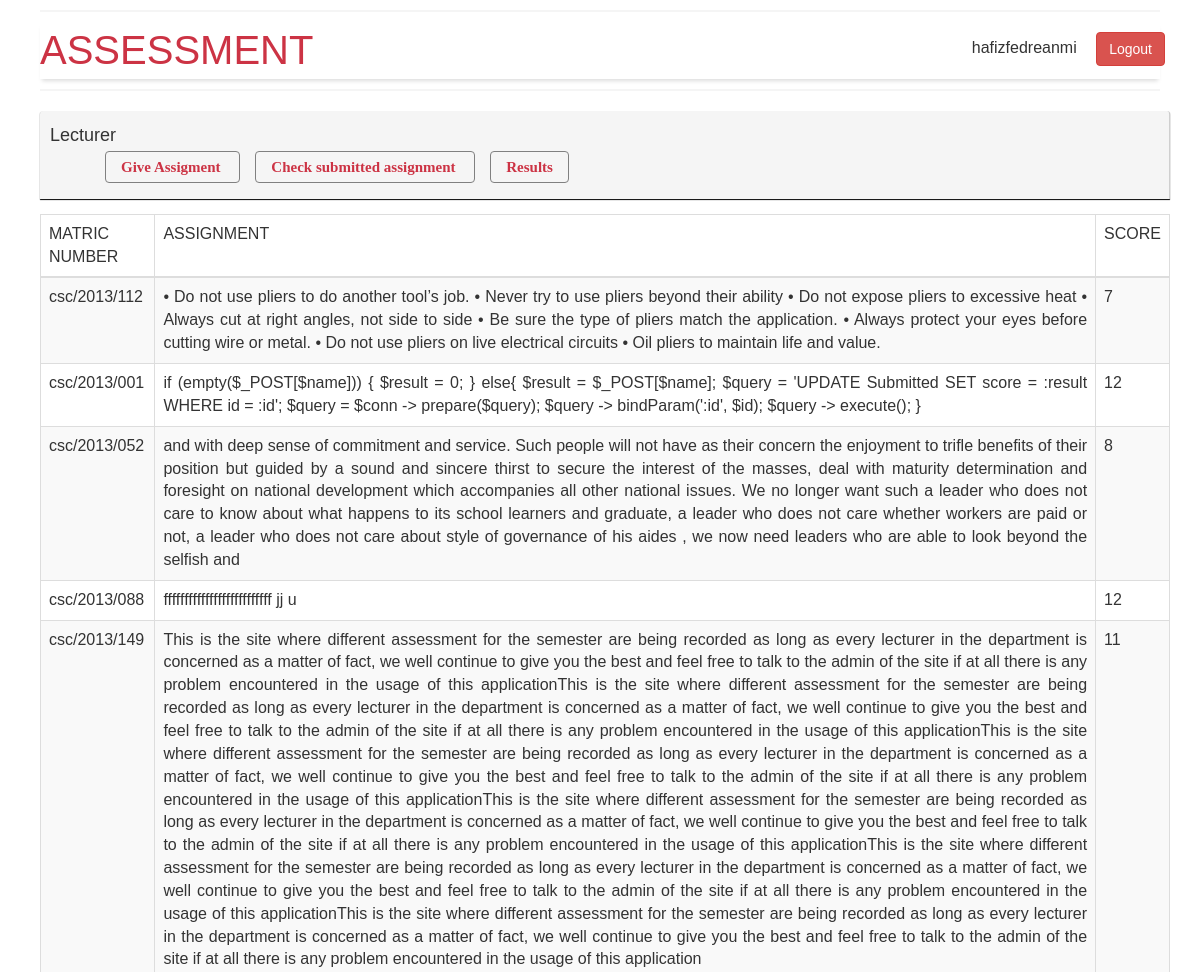
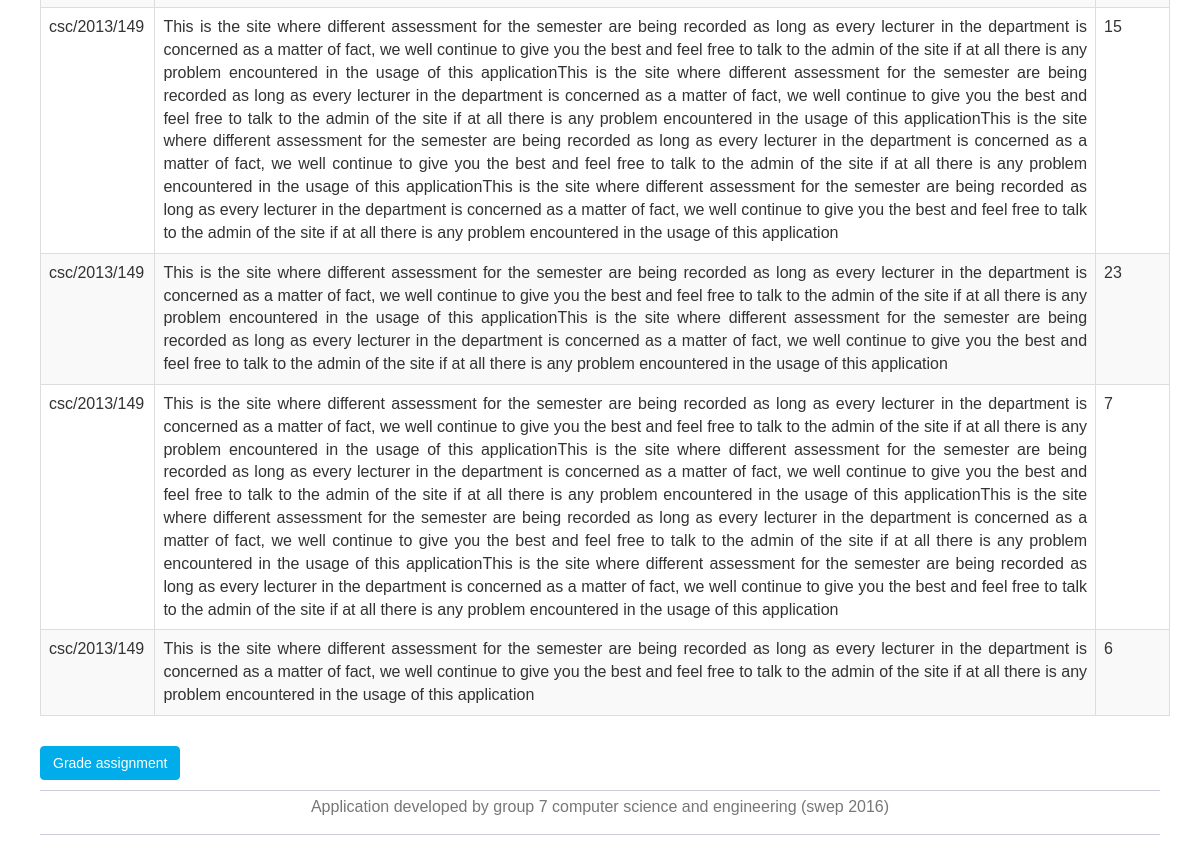
The app's page /results.php (signed in) with its own data (2 pictures, top to bottom).
### tables this page shows
CREATE TABLE IF NOT EXISTS `submitted` (
  `id` int(11) NOT NULL AUTO_INCREMENT,
  `lecturer` text NOT NULL,
  `matricno` text NOT NULL,
  `content` text NOT NULL,
  `coursecode` text NOT NULL,
  `score` int(11) NOT NULL,
  `time` text NOT NULL,
  PRIMARY KEY (`id`)
);

### results.php (the view, shortened to what this page needs)
<?php include('heading.php');?>
<div class='container'>
	<div class='row'>
		<div class='col-md-12 '>
			<div class='myshadow'>
			<h4> Lecturer </h4>
			<div class=''>
				<ul ='ulist'>
					<li class='lists'><a href="lecturer.php"> Give Assigment </a></li>
					<li class='lists'><a href="lec-check-ass.php"> Check submitted assignment </a></li>
					<li class='lists'><a href="results.php"> Results </a> </li>
				</ul>
			</div>
			</div>
		</div>
	</div>
</div>
<div class='container'>
	<div class='row'>
<div class='col-md-12 '>
			<div class=''>
				<?php
				$query = 'SELECT * FROM submitted where score != 0';
				$query = $conn -> prepare($query);
				$query -> execute();
				$hello = ($query->fetchAll());
				print "
					<form action='lec-check-ass.php' method='post'>
					<table class='table table-bordered table-striped'>
					<thead><tr>   <td>MATRIC NUMBER</td> <td>ASSIGNMENT</td> <td>SCORE</td> </tr></thead>
					<tbody>";
				foreach ($hello as $value) {
			print "<tr><td>".$value['matricno']."</td><td>".$value['content']."</td><td>".$value['score']."</td></td></tr>";
		}
		print "</tbody>
		</table>
		<button type='submit' class='btn btn-primary sml-margin' name='mark'>Grade assignment</button>
		</form>
		</div>";
				?>
			</div>
		</div>
	</div>
<?php include('footer.php');?>

### heading.php (shortened to what this page needs)
<?php
try {
    $pass='';
    $username='root';
    $conn = new PDO('mysql:host=localhost; dbname=asesment', $username, $pass);
    $conn->setAttribute(PDO::ATTR_ERRMODE, PDO::ERRMODE_EXCEPTION);
    }
catch(PDOException $e){
    echo "Connection failed: ";
    }
?>
<?php
$query = 'SELECT name FROM students WHERE matricno = :matricno';
      $query = $conn -> prepare($query);
      $query -> bindParam(':matricno', $_SESSION['matricno']);
      $query -> execute();
      $results = $query->fetch(PDO::FETCH_ASSOC);
?>
<!DOCTYPE html>
<head>
<link href="css/grp.css" rel="stylesheet">
<link href="css/work.css" rel="stylesheet">
</head>
<body>
	<hr>
    <header>
        <div class="mWrapper">
      <div class="container">
        <div class="row">
          <div class="col-sm-4 col-md-4">
            <div class="logo">
              ASSESSMENT
            </div>
          </div>
          <div class="col-sm-8 col-md-8" style='padding-right:30px;'>
            <nav class="mainMenu">
              <ul class="nav">
                <li><?php print $results['name']; ?></li>
                <li><a href="logout.php"><button class='btn btn-danger'>Logout</button></a></li>
              </ul>
            </nav>
          </div>
        </div>
      </div>
    </div>
	</header>
<hr>

### footer.php
<footer >
          <div class='footer'>
          	<p class=""> Application developed by group 7 computer science and engineering (swep 2016) </p>
           </div>
	</footer>

### css/work.css (style rules this page uses)
html, body { font-family: 'Raleway', "Trebuchet MS", Arial, Helvetica, sans-serif; margin-right: 20px; margin-left: 20px; background-image: url(); background-repeat: no-repeat; background-attachment: fixed; font-size: 16px; }
.col-md-12 { padding-left: 0; padding-right: 40px; }
.sml-margin { margin-top: 10px; }
.mWrapper { margin-bottom: ; box-shadow: 0 4px 4px -2px #ddd; width: 100%; background-color: white; z-index: 5000; }
.logo { padding: 0; min-height: 30px; font-size: 40px; color: #c34; }
.mainMenu ul { float: right; padding-left: 0; margin-bottom: 0; }
.mainMenu li { list-style-type: none; display: inline-block; }
.mainMenu li a , .mainMenu li a:hover { display: block; color: #c34; }
footer { border-top: 1px solid #ccd; border-bottom: 1px solid #ccd; color: red; padding-top: 5px; padding-bottom: 5px; text-align: center; margin-top: 10px; margin-bottom: 30px; }
a { color: #c34; }
p { color: #777; }
h1, h2, h3, h4, h5, h6 { font-family: 'Raleway', "Trebuchet MS", Arial, Helvetica, sans-serif; }
.myshadow { border-right: 1px solid #cfcfcf; box-shadow: 0px 1px 1px 0px black; margin-top: 10px; padding-left: 10px; padding-right: 10px; padding-bottom: 10px; background: whitesmoke; border-radius: 3px; border-bottom-right-radius: 0; border-bottom-left-radius: 0; padding-top: 5px; }
hr { margin-bottom: 10px; margin-top: 10px; }
.btn-primary { background-color: #00ACE9; border-color: #00ACE9; }
hr { color: red; border: 1px solid whitesmoke; }
table { margin-top: 15px; text-align: justify; }
li.lists { list-style-type:; display: inline; margin-left: 15px; font-size: 15px; font-family: verdana; padding-bottom: 7px; padding-top: 7px; padding-right: 15px; padding-left: 15px; font-weight: bold; border: 1px solid gray; border-radius: 4px; margin-top: 20px; }

### records on screen
submitted: matricno "csc/2013/112", content "• Do not use pliers to do another tool’s job. • Never try to use pliers beyond their ability • Do not expose pliers to excessive heat • Always cut at right angles, not side to side • Be sure the type of pliers match the application. • Always protect your eyes before cutting wire or metal. • Do not use pliers on live electrical circuits • Oil pliers to maintain life and value.", score "7"
submitted: matricno "csc/2013/001", content "if (empty($_POST[$name])) { $result = 0; } else{ $result = $_POST[$name]; $query = 'UPDATE Submitted SET score = :result WHERE id = :id'; $query = $conn -> prepare($query); $query -> bindParam(':id', $id); $query -> execute(); }", score "12"
submitted: matricno "csc/2013/052", content "and with deep sense of commitment and service. Such people will not have as their concern the enjoyment to trifle benefits of their position but guided by a sound and sincere thirst to secure the interest of the masses, deal with maturity determination and foresight on national development which accompanies all other national issues. We no longer want such a leader who does not care to know about what happens to its school learners and graduate, a leader who does not care whether workers are paid or not, a leader who does not care about style of governance of his aides , we now need leaders who are able to look beyond the selfish and", score "8"
submitted: matricno "csc/2013/088", content "ffffffffffffffffffffffffff jj u", score "12"
submitted: matricno "csc/2013/149", content "This is the site where different assessment for the semester are being recorded as long as every lecturer in the department is concerned as a matter of fact, we well continue to give you the best and feel free to talk to the admin of the site if at all there is any problem encountered in the usage of this applicationThis is the site where different assessment for the semester are being recorded as long as every lecturer in the department is concerned as a matter of fact, we well continue to give you the best and feel free to talk to the admin of the site if at all there is any problem encountered in the usage of this applicationThis is the site where different assessment for the semester…", score "11"
submitted: matricno "csc/2013/149", content "This is the site where different assessment for the semester are being recorded as long as every lecturer in the department is concerned as a matter of fact, we well continue to give you the best and feel free to talk to the admin of the site if at all there is any problem encountered in the usage of this applicationThis is the site where different assessment for the semester are being recorded as long as every lecturer in the department is concerned as a matter of fact, we well continue to give you the best and feel free to talk to the admin of the site if at all there is any problem encountered in the usage of this applicationThis is the site where different assessment for the semester…", score "15"
submitted: matricno "csc/2013/149", content "This is the site where different assessment for the semester are being recorded as long as every lecturer in the department is concerned as a matter of fact, we well continue to give you the best and feel free to talk to the admin of the site if at all there is any problem encountered in the usage of this applicationThis is the site where different assessment for the semester are being recorded as long as every lecturer in the department is concerned as a matter of fact, we well continue to give you the best and feel free to talk to the admin of the site if at all there is any problem encountered in the usage of this application", score "23"
submitted: matricno "csc/2013/149", content "This is the site where different assessment for the semester are being recorded as long as every lecturer in the department is concerned as a matter of fact, we well continue to give you the best and feel free to talk to the admin of the site if at all there is any problem encountered in the usage of this applicationThis is the site where different assessment for the semester are being recorded as long as every lecturer in the department is concerned as a matter of fact, we well continue to give you the best and feel free to talk to the admin of the site if at all there is any problem encountered in the usage of this applicationThis is the site where different assessment for the semester…", score "7"
submitted: matricno "csc/2013/149", content "This is the site where different assessment for the semester are being recorded as long as every lecturer in the department is concerned as a matter of fact, we well continue to give you the best and feel free to talk to the admin of the site if at all there is any problem encountered in the usage of this application", score "6"

### other values on screen
$results['name'] "hafizfedreanmi"
